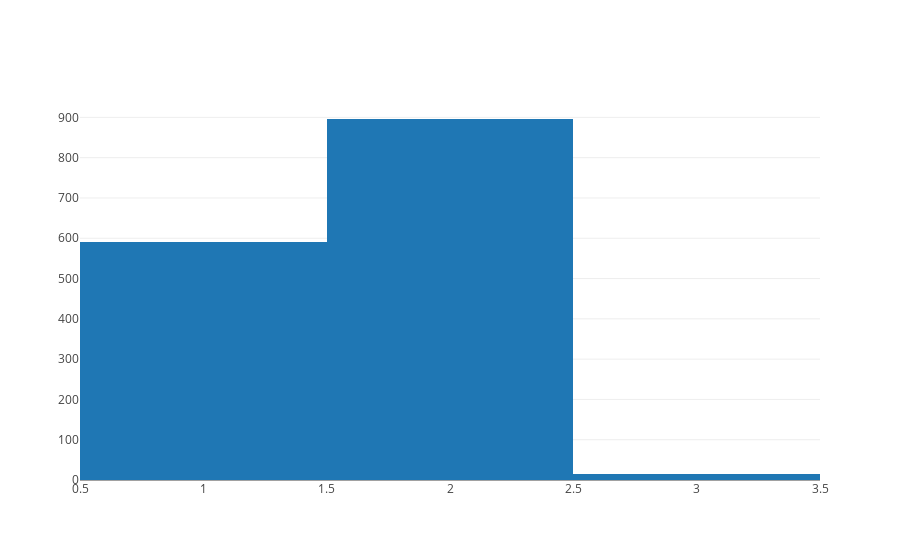

Source (notebook cell):
### Code cell
hist1 = go.Histogram(x = y_star[:,244])
pyo.iplot([hist1])

### Figure 1 — Plotly figure (JSON) as saved in the notebook; plotly's stock layout.template omitted (floating-point values rounded to 4 significant figures; data arrays with more than 128 entries replaced by an {"elided": "..."} marker saying what was removed)
{"data": [{"type": "histogram", "x": {"elided": "1500 int values"}}], "layout": {}}
